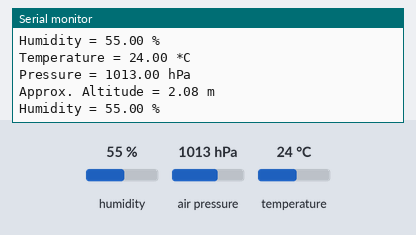
A sketch run on a simulated Arduino Uno, built with avr-gcc and run on an emulated ATmega328P. Shown: the last lines printed to the serial monitor. The test bench sets the inputs (shaded band); at power-on: humidity 55 %, air pressure 1013 hPa, temperature 24 °C.

Above: at 1.2 s.
1.3 s: humidity set to 22 %
At 2.6 s:
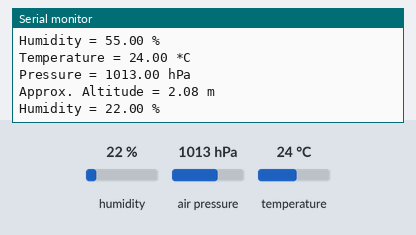
2.8 s: air pressure set to 952 hPa
At 3.8 s:
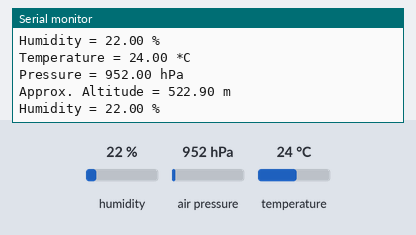

Measured:
- after the input at 1.3 s, the serial monitor: prints a new line after 0.72 s (image 1)
- after the input at 2.8 s, the serial monitor: prints a new line after 0.23 s (image 2)

The sketch:

BME280_exemple_.ino
```cpp
#include <Wire.h>
#include <Adafruit_Sensor.h>
#include <Adafruit_BME280.h>

#define SEALEVELPRESSURE_HPA (1013.25)

unsigned long delayTime = 1000;

void printValues();
bool init_bme280();

Adafruit_BME280 bme; // I2C

void setup() {
  Serial.begin(115200);
  Serial.println(F("BME280 test"));
  init_bme280();
  Serial.println("-- Default Test --");
  Serial.println();
}

void loop() {
  printValues();
  delay(delayTime);
}

void printValues() {
    Serial.print("Temperature = ");
    Serial.print(bme.readTemperature());
    Serial.println(" *C");
    Serial.print("Pressure = ");
    Serial.print(bme.readPressure() / 100.0F);
    Serial.println(" hPa");
    Serial.print("Approx. Altitude = ");
    Serial.print(bme.readAltitude(SEALEVELPRESSURE_HPA));
    Serial.println(" m");
    Serial.print("Humidity = ");
    Serial.print(bme.readHumidity());
    Serial.println(" %");
    Serial.println();
}
bool init_bme280(){
  bool status;
  status = bme.begin(0x76);
  if (!status) {
    Serial.println("Could not find a valid BME280 sensor, check wiring!");
    while (1);
  }
  return status;
}
```
